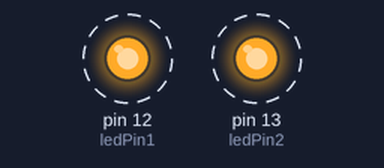
The sketch below on a simulated Arduino Uno, built with avr-gcc and run on an emulated ATmega328P. Shown: output pins drawn as LEDs (lit = HIGH). Dashed ring = blinking.

Above: at 0.5 s.
Timing chart, 0 to 4.6 s (numbered marks = the images above):
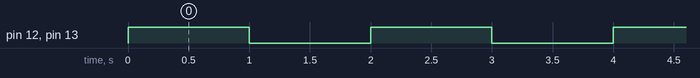

The sketch:

leds_piscar_dois.ino
```cpp
int ledPin1 = 12;  // Pino digital para o primeiro LED
int ledPin2 = 13;  // Pino digital para o segundo LED

void setup() {
  pinMode(ledPin1, OUTPUT);  // Configura o pino 12 como saída
  pinMode(ledPin2, OUTPUT);  // Configura o pino 11 como saída
}

void loop() {
  digitalWrite(ledPin1, HIGH);  // Liga o LED 1
  digitalWrite(ledPin2, HIGH);  // Liga o LED 2
  delay(1000);                  // Aguardar 1 segundo
  digitalWrite(ledPin1, LOW);   // Desliga o LED 1
  digitalWrite(ledPin2, LOW);   // Desliga o LED 2
  delay(1000);                  // Aguardar 1 segundo
}
```

Measured:
- by itself, pin 12 (ledPin1), pin 13 (ledPin2): alternates HIGH for 1.0 s and LOW for 1.0 s
